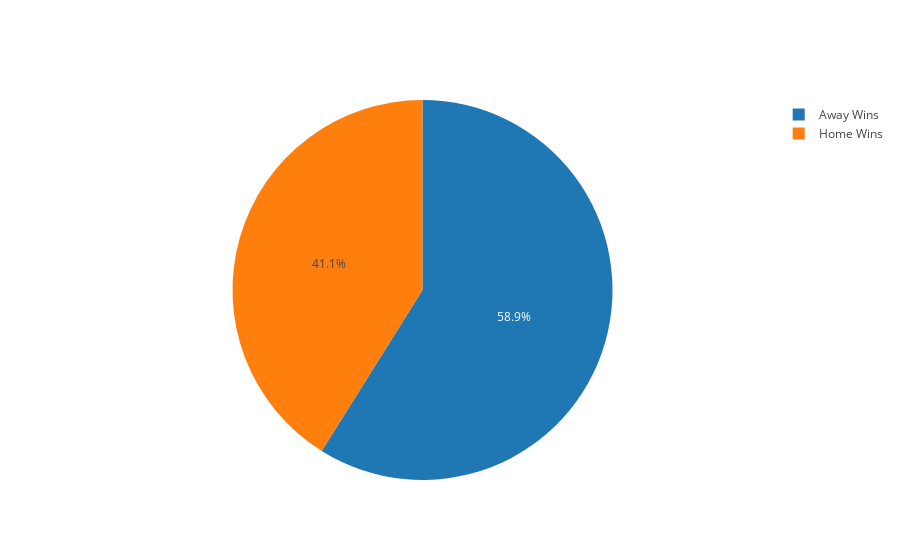

The notebook cell saved with this chart:
### Code cell
labels = ['Home Wins','Away Wins']
values = [count_home,count_away]
trace = go.Pie(labels=labels, values=values)
iplot([trace], filename='basic_pie_chart',show_link=False)

### Figure 1 — Plotly figure (JSON) as saved in the notebook; plotly's stock layout.template omitted (floating-point values rounded to 4 significant figures)
{"data": [{"labels": ["Home Wins", "Away Wins"], "type": "pie", "uid": "e1b3dbde-3d94-4a57-ab52-fe3a8925b7ee", "values": [30, 43]}], "layout": {}}
